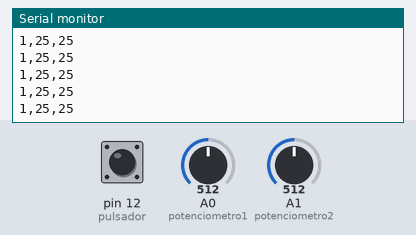
Bench run of a sketch on a simulated Arduino Uno, built with avr-gcc and run on an emulated ATmega328P. On the bench: the last lines printed to the serial monitor. Inputs (shaded band) come from the test bench; at power-on: A0 (potenciometro1) = 512, A1 (potenciometro2) = 512, pin 12 (pulsador) HIGH.

Above: at 1.2 s.
1.3 s: A0 (potenciometro1) set to 716
At 1.33 s:
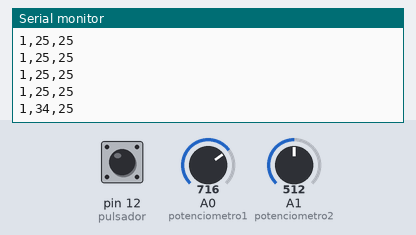
4.3 s: A1 (potenciometro2) set to 716
At 4.32 s:
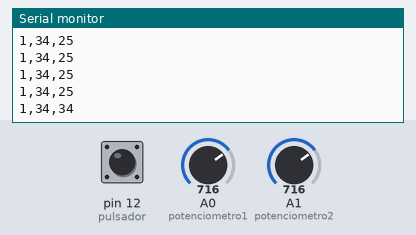
5.8 s: A0 (potenciometro1) set to 122
At 5.84 s:
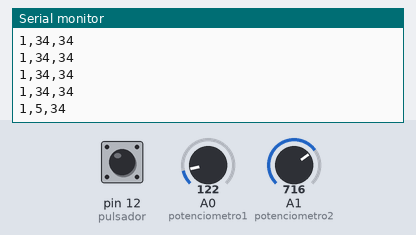
8.8 s: pin 12 (pulsador) pulled LOW for 0.15 s
At 8.83 s:
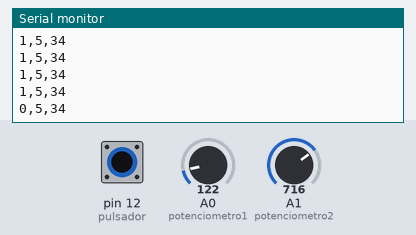
10.4 s: A1 (potenciometro2) set to 122
At 10.44 s:
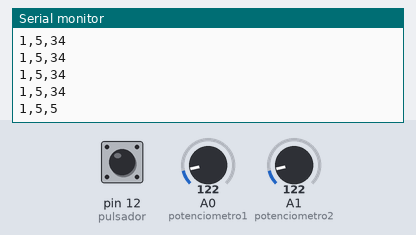
13.4 s: pin 12 (pulsador) pulled LOW for 1 s
At 13.43 s:
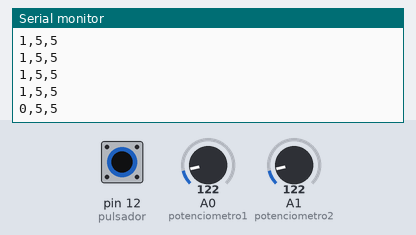
Timing chart, 0 to 16.4 s (numbered marks = the images above; inputs shaded):
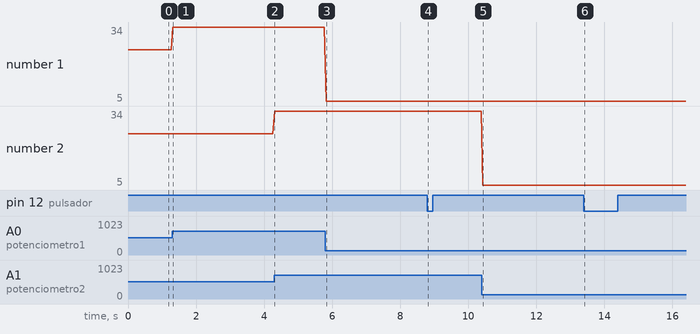

Measured:
- after the input at 1.3 s, the serial monitor: prints a new line at once (image 1)
- after the input at 4.3 s, the serial monitor: prints a new line at once (image 2)
- after the input at 5.8 s, the serial monitor: prints a new line at once (image 3)
- after the input at 8.8 s, the serial monitor: prints a new line at once (image 4)
- after the input at 10.4 s, the serial monitor: prints a new line at once (image 5)
- after the input at 13.4 s, the serial monitor: prints a new line at once (image 6)
- plotted number 1: 25 → 34 after the input at 1.3 s, 34 → 5 after the input at 5.8 s

The sketch:

programaArduinoBolos.ino
```cpp
int pulsador=12;
int potenciometro1=A0;
int potenciometro2=A1;

int presionado;
int vPoten1;
int vPoten2;

void setup() {
  Serial.begin(9600);
  pinMode(pulsador,INPUT);
  pinMode(potenciometro1,INPUT);
  pinMode(potenciometro2,INPUT);

  presionado=0;
  vPoten1=analogRead(potenciometro1);
  vPoten2=analogRead(potenciometro2);
}

void loop() {
  solucion3();
}

void solucion3(){

  presionado=digitalRead(pulsador);
  vPoten1=map(analogRead(potenciometro1),0,1023,0,50);

  vPoten2=map(analogRead(potenciometro2),0,1023,0,50);

  Serial.flush();

  Serial.print(presionado);
  Serial.print(",");
  Serial.print(vPoten1);
  Serial.print(",");
  Serial.print(vPoten2);
  Serial.println();
  delay(50);
}

void solucion1(){
  if(presionado != digitalRead(pulsador)){
    presionado=digitalRead(pulsador);
    if(presionado == 1){
      Serial.println("Presionado");
      Serial.write(1);
      Serial.flush();
    }
  }

  if(vPoten1 != analogRead(potenciometro1)){
    vPoten1=analogRead(potenciometro1);
      Serial.print("Potenciometro1: ");
      Serial.println(vPoten1);
      Serial.write(vPoten1);
      Serial.flush();
  }

  if(vPoten2 != analogRead(potenciometro2)){
    vPoten2=analogRead(potenciometro2);
      Serial.print("Potenciometro2: ");
      Serial.println(vPoten2);
      Serial.write(vPoten2);
      Serial.flush();
  }
  delay(20);
}

void solucion2(){
  if(digitalRead(pulsador)==1){
      Serial.write(1);
      Serial.flush();
      delay(20);
  }else{
    Serial.write(0);
    Serial.flush();
    delay(20);
  }
}
```
